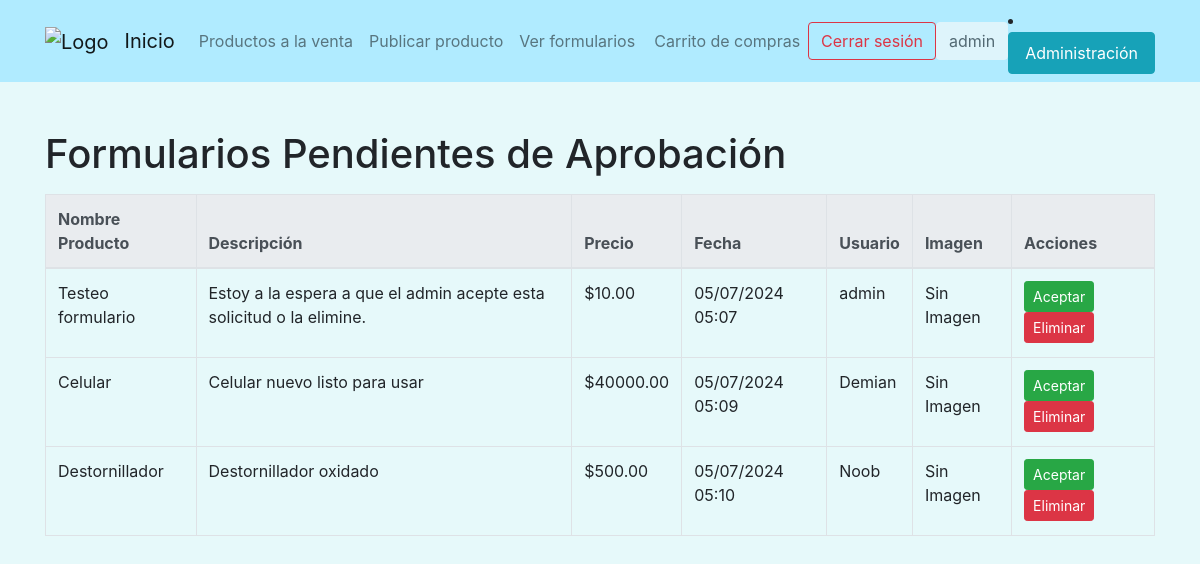
The app's page /ver-formularios/ (signed in), older data.
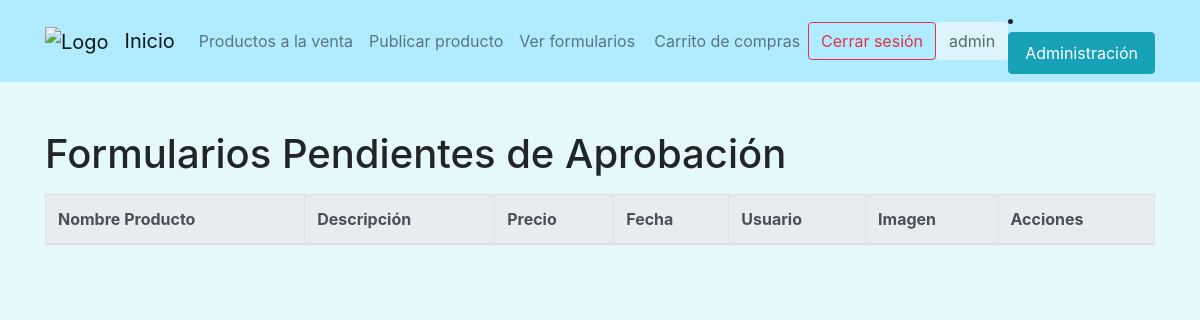
The same page, newer data.
### tienda/models.py (models this page shows, shortened)
class Producto(models.Model):
    id = models.AutoField(primary_key=True)
    titulo = models.CharField(max_length=100, unique=True)
    descripcion = models.TextField()
    precio = models.DecimalField(max_digits=10, decimal_places=2)
    fecha = models.DateTimeField(default=timezone.now)
    usuario = models.ForeignKey(User, on_delete=models.CASCADE, default=None)
    aprobado = models.BooleanField(default=False)
    vendido = models.BooleanField(default=False)
    imagen = models.ImageField(upload_to='productos/', null=True, blank=True)

### tienda/views.py (the view)
# urls.py: path('ver-formularios/', views.ver_formularios, name='ver_formularios'),
@staff_member_required
def ver_formularios(request):
    productos_pendientes = Producto.objects.filter(aprobado=False)
    return render(request, 'tienda/ver_formularios.html', {'productos': productos_pendientes})

### tienda/templates/tienda/ver_formularios.html (shortened to what this page needs)
<!DOCTYPE html>
{% load static %}
<html lang="es">
<head>
    <link rel="stylesheet" href="https://stackpath.bootstrapcdn.com/bootstrap/4.5.2/css/bootstrap.min.css">
</head>
<body>
    {% include 'tienda/navbar.html' %}
    <div class="container mt-5">
        <h1>Formularios Pendientes de Aprobación</h1>
        <table class="table table-bordered table-hover mt-3">
            <thead class="thead-light">
                <tr>
                    <th>Nombre Producto</th>
                    <th>Descripción</th>
                    <th>Precio</th>
                    <th>Fecha</th>
                    <th>Usuario</th>
                    <th>Imagen</th>
                    <th>Acciones</th>
                </tr>
            </thead>
            <tbody>
                {% for producto in productos %}
                <tr>
                    <td>{{ producto.titulo }}</td>
                    <td>{{ producto.descripcion }}</td>
                    <td>${{ producto.precio }}</td>
                    <td>{{ producto.fecha|date:"d/m/Y H:i" }}</td>
                    <td>{{ producto.usuario.username }}</td>
                    <td>
                        {% if producto.imagen %}
                        <img src="{{ producto.imagen.url }}" alt="{{ producto.titulo }}" style="max-width: 150px;">
                        {% else %}
                        <p>Sin Imagen</p>
                        {% endif %}
                    </td>
                    <td>
                        <form action="{% url 'tienda:aceptar_producto' producto.pk %}" method="post" style="display:inline;">
                            <button type="submit" class="btn btn-success btn-sm">Aceptar</button>
                        </form>
                        <form action="{% url 'tienda:eliminar_producto' producto.pk %}" method="post" style="display:inline;">
                            <button type="submit" class="btn btn-danger btn-sm">Eliminar</button>
                        </form>
                    </td>
                </tr>
                {% endfor %}
            </tbody>
        </table>
    </div>
</body>
</html>

Row changes from the older to the newer data that the page shows:
removed Producto: titulo "Testeo formulario", descripcion "Estoy a la espera a que el admin acepte esta solicitud o la elimine.", precio "10.00", fecha "05/07/2024 05:07", usuario.username "admin", shows "Sin Imagen"
removed Producto: titulo "Celular", descripcion "Celular nuevo listo para usar", precio "40000.00", fecha "05/07/2024 05:09", usuario.username "Demian", shows "Sin Imagen"
removed Producto: titulo "Destornillador", descripcion "Destornillador oxidado", precio "500.00", fecha "05/07/2024 05:10", usuario.username "Noob", shows "Sin Imagen"
